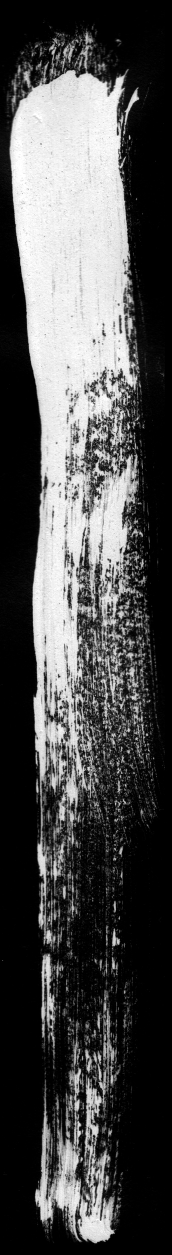
#> input picture oil_painter/brushes/brush_1.jpg, 344 x 2510 px, given in place of neon.jpeg, which was not available (shown at 1/2 size)
$ python oil_painter.py
#> lines starting #> are read from the running program, lines starting #| are printed output that depends on the picture; pictures that were not available may be replaced by others from this repository, and a replacement may not be noted
from skimage.transform import PiecewiseAffineTransform, warp
from skimage.io import imread, imsave
import math
import random
import cv2
from scipy.interpolate import griddata
import numpy as np
import time
import json
import os
from tqdm import tqdm

from PIL import Image, ImageDraw
from collections import Counter
import itertools
brushes = [f for f in os.listdir( "./brushes/" ) if f.endswith(".jpg")]
print(brushes)
def next_brush():
    while True:
        random.shuffle(brushes)
        for b in brushes:
            yield b
brushes_gen = next_brush()


img = Image.open("neon.jpeg")
#> img is the input picture: PIL image 344x2510 RGB; min 0, max 255, mean 77.2
neonColors = Counter(img.getdata())   # dict: color -> number
#> neonColors = 256 items
neonColors = [a for (a,b) in neonColors.most_common(127)]
#> neonColors = 127 items, first 6: (0, 0, 0), (1, 1, 1), (2, 2, 2), (3, 3, 3), (4, 4, 4), (5, 5, 5)
def getRandomColor():
    return random.choice(neonColors)

minDist = 100


def get_points(height,width,shape, weight=100):

    # [14 lines of commented-out code are left out]

    angle = random.uniform(0,360)
    points = [(height, width)]

    extreme = random.uniform(1, 60)

    src = []
    n = 40


    for i in tqdm(range(1, int(shape[0]/n))):
        y,x = points[i-1]

        x_n = x + (math.cos(math.radians(angle)) * n)
        y_n = y + (math.sin(math.radians(angle)) * n)
        points.append((y_n, x_n))

        angle += random.uniform(-extreme,extreme)


        src.extend([[(i - 1)*n + points[0][0], 0 + points[0][1]], [(i - 1)*n + points[0][0], shape[1] + points[0][1]]])

    vertices = []


    for i in tqdm(range(1, len(points)-1)):
        y_1, x_1 = points[i-1]
        y_2, x_2 = points[i]

        angle_1_2 = math.atan2(
            y_2 - y_1, x_2 - x_1
        )
        width_left = weight
        width_right = weight

        x_1_l = x_1 + (math.cos(angle_1_2 - (math.pi / 2)) * width_left)
        x_1_r = x_1 + (math.cos(angle_1_2 + (math.pi / 2)) * width_right)

        y_1_l = y_1 + (math.sin(angle_1_2 - (math.pi / 2)) * width_left)
        y_1_r = y_1 + (math.sin(angle_1_2 + (math.pi / 2)) * width_right)

        vertices.extend([[y_1_l, x_1_l], [y_1_r, x_1_r]])


    return src[:len(vertices)], vertices, points


def draw_points( height, width, prefix):
    brush = next(brushes_gen)

    pbar = tqdm(total = 7)
    pbar.set_description(f"loading brush")
    pbar.refresh()


    filename = f"brushes/"+brush
    image = imread(filename)
    weight=800

    pbar.set_description(f"resizing brush")
    pbar.update(1)


    r = weight / image.shape[1]
    dim = (weight, int(image.shape[0] * r))
    image = cv2.resize(image, dim, interpolation=cv2.INTER_AREA)

    pbar.set_description(f"making border")
    pbar.update(1)

    #image[image[:,:,3] > 0][3] = 255
    image_border = cv2.copyMakeBorder(image, int(height), int(height), int(height), int(height), cv2.BORDER_CONSTANT)

    pbar.set_description(f"getting points")
    pbar.update(1)

    src, dst, points = get_points(height, width,image.shape, weight)


    source = np.array([[int(y), int(x)] for y,x in src],dtype=np.int32)

    destination = np.array([[int(y), int(x)] for y,x in dst],dtype=np.int32)
    #print(src.shape, dst.shape)

    pbar.set_description(f"mapping to grid")
    pbar.update(1)

    grid_x, grid_y = np.mgrid[0:height*2, 0:width*2]
    grid_z = griddata(destination, source, (grid_x, grid_y), method='cubic')

    pbar.set_description(f"creating mapx and mapy")
    pbar.update(1)

    map_x = np.append([], [ar[:,1] for ar in grid_z]).reshape(height*2,width*2)
    map_y = np.append([], [ar[:,0] for ar in grid_z]).reshape(height*2,width*2)
    map_x_32 = map_x.astype('float32')
    map_y_32 = map_y.astype('float32')


    pbar.set_description(f"warping image")
    pbar.update(1)


    warped_image = cv2.remap(image_border, map_x_32, map_y_32, cv2.INTER_CUBIC)
    #print(warped_image)
    center = warped_image.shape
    w = int(width/2)
    h = int(height/2)
    x = center[1]/2 - w/2
    y = center[0]/2 - h/2

    warped_image = warped_image[int(y):int(y+h), int(x):int(x+w)]
    d = {'width':weight*2, "points": [(x_ - x, y_ - y) for y_, x_ in points]}
    with open(f"{prefix}.data.json", "w") as f:
        json.dump(d, f)
    imsave(f"{prefix}.mask.png", warped_image)

    # [27 lines of commented-out code are left out]


    return warped_image, int(height), int(height)

def draw_now(x,y, r,g,b):

    prefix = f"output/{time.time()}"
    background = np.zeros((x, y, 3), dtype=np.uint8)

    height, width, _ = background.shape
    #x = random.randint(200, width-200)
    #y = random.randint(200, height-200)

    img, offset_y, offset_x = draw_points(height*2, width*2, prefix)
    # [16 lines of commented-out code are left out]
    return background

def blend_transparent(r,g,b,face_img, overlay_t_img):
    # Split out the transparency mask from the colour info
    hsv = cv2.cvtColor(overlay_t_img, cv2.COLOR_BGR2HSV)
    overlay_img = np.zeros(overlay_t_img.shape, dtype=np.uint8)
    overlay_img[:,:,:] = (r,g,b)
    overlay_img = cv2.cvtColor(overlay_img, cv2.COLOR_BGR2HSV)
    overlay_img[:,:,2] = hsv[:,:,2]
    overlay_img = cv2.cvtColor(overlay_img, cv2.COLOR_HSV2BGR)


    #overlay_img = overlay_t_img#[:,:,:] # Grab the BRG planes
    overlay_mask = hsv[:,:, 2:] #overlay_t_img[:,:,3:]  # And the alpha plane
    overlay_mask = overlay_mask.astype('float32')

    # another option is to use a factor value > 1:
    overlay_mask *= 1.5

    # clip pixel intensity to be in range [0, 255]
    overlay_mask = np.clip(overlay_mask, 0, 255)

    # change type back to 'uint8'
    overlay_mask = overlay_mask.astype('uint8')

    print('overlay', overlay_mask.shape, flush=True)
    # Again calculate the inverse mask
    background_mask = 255 - overlay_mask

    # Turn the masks into three channel, so we can use them as weights
    overlay_mask = cv2.cvtColor(overlay_mask, cv2.COLOR_GRAY2BGR)
    background_mask = cv2.cvtColor(background_mask, cv2.COLOR_GRAY2BGR)

    # Create a masked out face image, and masked out overlay
    # We convert the images to floating point in range 0.0 - 1.0
    face_part = (face_img * (1 / 255.0)) * (background_mask * (1 / 255.0))
    overlay_part = (overlay_img * (1 / 255.0)) * (overlay_mask * (1 / 255.0))

    # And finally just add them together, and rescale it back to an 8bit integer image
    return np.uint8(cv2.addWeighted(face_part, 255.0, overlay_part, 255.0, 0.0))


for i in range(200):
    r,g,b = getRandomColor()
#> r = 55; g = 55; b = 55
    print("rgb", r,g,b)
#| rgb 55 55 55
    draw_now(5000,5000, r,g,b)
#> in draw_points, `image = cv2.resize(image, dim, interpolation=cv2.INTER_AREA)`:
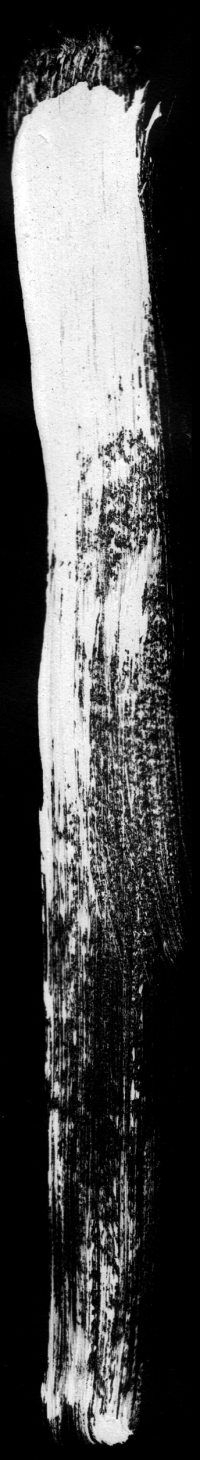
#> image: shape (5837, 800, 3) (shown at 1/4 size); min 0, max 255, mean 77.2
#> (the run stopped early here; a loop or call above may not have finished)

$ run again, on oil_painter/brushes/brush_4.jpg
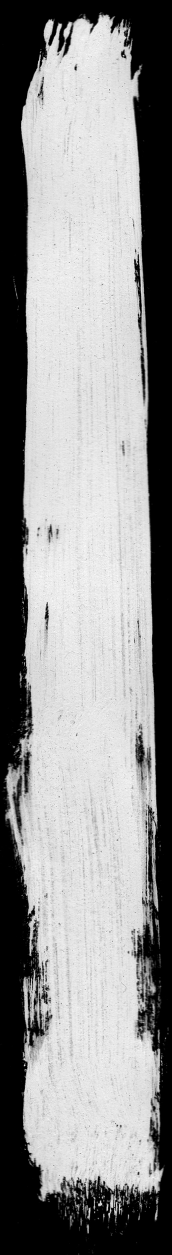
#> input picture oil_painter/brushes/brush_4.jpg, 344 x 2510 px, given in place of neon.jpeg, which was not available (shown at 1/2 size)
#> img is the input picture: PIL image 344x2510 RGB; min 0, max 255, mean 144.4
#> `neonColors = Counter(img.getdata())`: neonColors = 256 items
#> `neonColors = [a for (a,b) in neonColors.most_common(127)]`: neonColors = 127 items, first 6: (0, 0, 0), (230, 230, 230), (229, 229, 229), (227, 227, 227), (228, 228, 228), (226, 226, 226)
#> `r,g,b = getRandomColor()`: r = 163
#| rgb 163 163 163
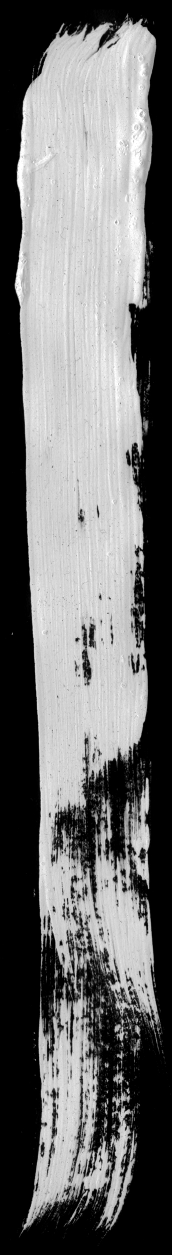
#> input picture oil_painter/brushes/brush_3.jpg, 344 x 2510 px (shown at 1/2 size)
#> in draw_points, image is the input picture: shape (2510, 344, 3); min 0, max 255, mean 109.3
#> in draw_points, `image = cv2.resize(image, dim, interpolation=cv2.INTER_AREA)`:
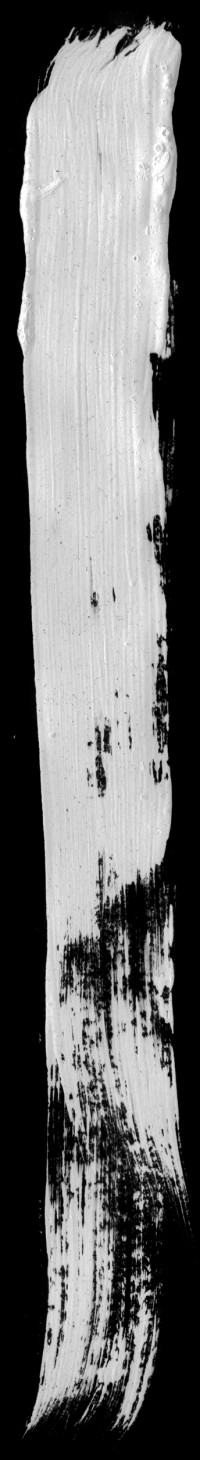
#> image: shape (5837, 800, 3) (shown at 1/4 size); min 0, max 255, mean 109.3
